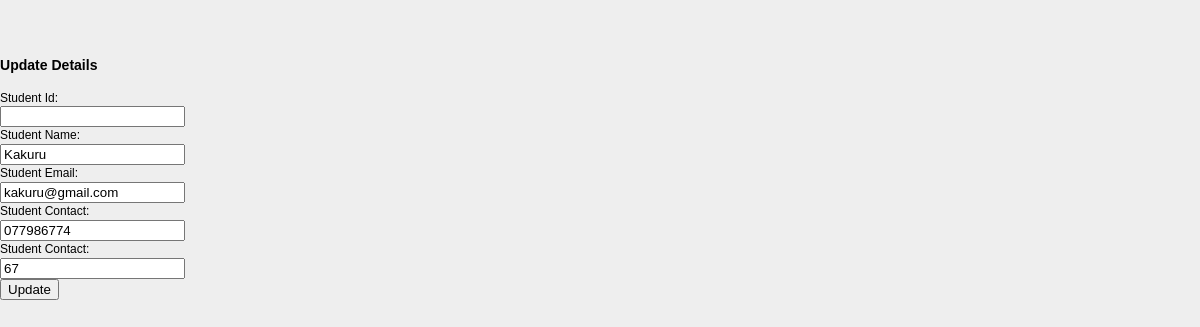
The app's page /edit/9 with its own data.
### crudapp/models.py (models this page shows)
class Student(models.Model):
    sid = models.CharField(max_length=20)
    name    = models.CharField(max_length=100)
    email   = models.EmailField()
    contact = models.CharField(max_length=15)
    marks   = models.CharField(max_length=15)

### crudapp/views.py (the view)
# urls.py: path('edit/<int:id>', views.edit),
def edit(request, id):
    student = Student.objects.get(id=id)
    return render(request,'crudapp/edit.html', {'student':student})

### crudapp/templates/crudapp/edit.html (shortened to what this page needs)
{% load static %}
<!DOCTYPE html>
<html lang="en">
<head>
    <link rel="stylesheet" href="{% static 'css/style.css' %}"/>
</head>
<body>
<form method="POST" class="post-form" action="/update/{{student.id}}">
    <div class="container">
<br>
    <div class="form-group row">
    <div class="col-sm-4">
    <h3>Update Details</h3>
    </div>
  </div>
    <div class="form-group row">
    <label class="col-sm-2 col-form-label">Student Id:</label>
    <div class="col-sm-4">
        <input type="text" name="sid" id="id_sid" required maxlength="20" value="{{ stuudent.sid }}"/>
    </div>
  </div>
  <div class="form-group row">
    <label class="col-sm-2 col-form-label">Student Name:</label>
    <div class="col-sm-4">
        <input type="text" name="name" id="id_name" required maxlength="100" value="{{ student.name }}" />
    </div>
  </div>
    <div class="form-group row">
    <label class="col-sm-2 col-form-label">Student Email:</label>
    <div class="col-sm-4">
        <input type="email" name="email" id="id_email" required maxlength="254" value="{{ student.email }}" />
    </div>
  </div>
    <div class="form-group row">
    <label class="col-sm-2 col-form-label">Student Contact:</label>
    <div class="col-sm-4">
        <input type="text" name="contact" id="id_contact" required maxlength="15" value="{{ student.contact }}" />
    </div>
  </div>
  <div class="form-group row">
    <label class="col-sm-2 col-form-label">Student Contact:</label>
    <div class="col-sm-4">
        <input type="text" name="marks" id="id_marks" required maxlength="15" value="{{ student.marks }}" />
    </div>
  </div>
    <div class="form-group row">
    <div class="col-sm-4">
    <button type="submit" class="btn btn-success">Update</button>
    </div>
  </div>
    </div>
</form>
</body>
</html>

### crudapp/static/css/style.css (style rules this page uses)
body { font:12px/1.4 Verdana,Arial; background:#eee; height:100%; margin:25px 0; padding:0 }

### records on screen
Student: name "Kakuru", email "kakuru@gmail.com", contact "077986774", marks "67"
